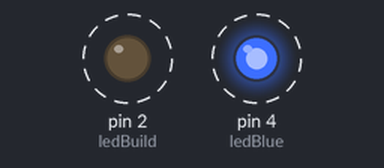
This sketch was run on a simulated Arduino Uno, built with avr-gcc and run on an emulated ATmega328P. Parts: output pins drawn as LEDs (lit = HIGH). Dashed ring = blinking.

Above: at 0.2 s.
Timing chart, 0 to 4.6 s (numbered marks = the images above):
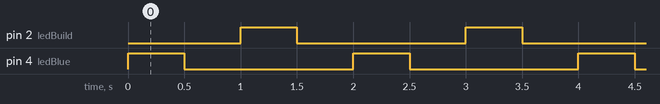

The sketch:

LED_blinking.ino
```cpp
const int ledBlue = 4;
const int ledBuild = 2;

void setup() {
pinMode (ledBlue, OUTPUT);
pinMode (ledBuild, OUTPUT);
}

void loop() {
digitalWrite (ledBlue, HIGH);
delay (500);
digitalWrite (ledBlue, LOW);
delay (500);

digitalWrite (ledBuild, HIGH);
delay (500);
digitalWrite (ledBuild, LOW);
delay (500);
}
```

Measured:
- by itself, pin 2 (ledBuild), pin 4 (ledBlue): alternates HIGH for 0.50 s and LOW for 1.5 s
- by itself, everything shown: repeats every 2.0 s, in 4 steps
